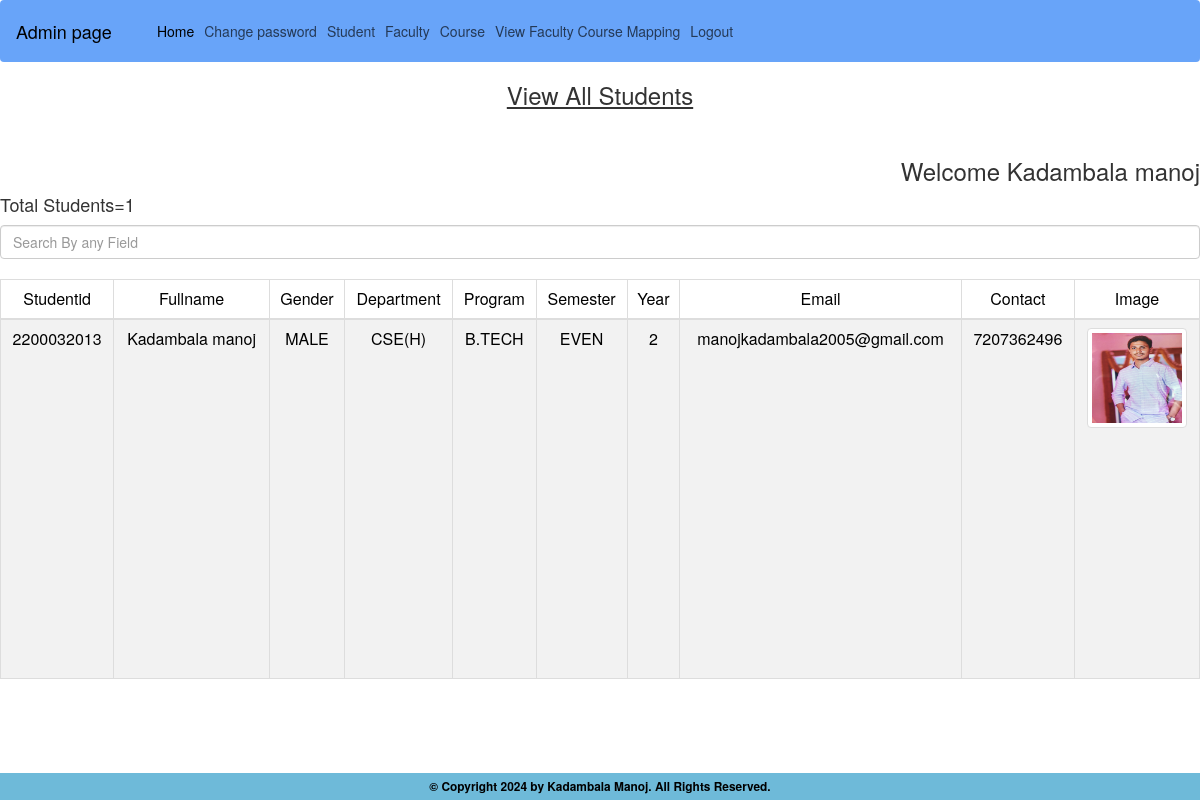
Page /ad/viewstudent/ (signed in) on the committed database.
### adminapp/models.py (models this page shows, shortened)
class Student(models.Model):
    id=models.AutoField(primary_key=True)
    studentid=models.BigIntegerField(blank=False,unique=True)
    fullname=models.CharField(max_length=100,blank=False)
    gender_choices = (("MALE", "MALE"), ("FEMALE", "FEMALE"),("OTHERS", "OTHERS"))
    gender=models.CharField(max_length=50,blank=False,choices=gender_choices)
    department_choices=(("CSE(R)","CSE(REGULAR)"),("CSE(H)","CSE(HONORS)"),("CSIT","CS&IT"),("MECH","MECHANICAL"),("civil","CIVIL"),("ECE","ECE"),("OTHERS","OTHERS"))
    department=models.CharField(max_length=50,blank=False,choices=department_choices)
    program_choices = (("B.TECH", "B.TECH"), ("M.TECH", "M.TECH"))
    program=models.CharField(max_length=50,blank=False,choices=program_choices)
    sem_choices = (("ODD", "ODD"), ("EVEN", "EVEN"))
    semester=models.CharField(max_length=10,blank=False,choices=sem_choices)
    year=models.IntegerField(blank=False)
    password=models.CharField(max_length=100,blank=False,default="klu123")
    email=models.CharField(max_length=100,blank=False,unique=True)
    contact=models.CharField(max_length=20,blank=False,unique=True)
    image = models.ImageField(upload_to='static/media/review_images/', null=True, blank=True)
    class Meta:
        db_table="student_table"

### adminapp/views.py (the view)
# urls.py: path('viewstudent/', views.viewstudent, name='viewstudent'),
def viewstudent(request):
    auname=request.session["auname"]
    student = Student.objects.all()
    count=Student.objects.count()
    return render(request,"viewstudent.html",{"studentdata":student,"count":count,"adminuname":auname})

### templates/viewstudent.html (shortened to what this page needs)
{% extends 'adminhome.html' %}
{% block 'body' %}
    <h3 align="center"><u> View All Students</u> </h3> <br>
<h3 align="right"> Welcome {{adminuname}}</h3>
<h4>
       Total Students={{count}}
</h4>
    <input class="form-control" id="myInput" type="text" placeholder="Search By any Field"><br>
    <table align="center" border="2" width="50%" height="50%" class="table table-bordered table-striped">
        <thead>
            <tr style="background-color: #7fffd4;" align="center">
                <td>Studentid</td>
                <td>Fullname</td>
                <td>Gender</td>
                <td>Department</td>
                <td>Program</td>
                <td>Semester</td>
                <td>Year</td>
                <td>Email</td>
                <td>Contact</td>
                 <td>Image</td>
            </tr>
        </thead>
        <tbody id="myTable">
            {% for student in studentdata %}
            <tr align="center">
                <td>{{ student.studentid }}</td>
                <td>{{ student.fullname }}</td>
                <td>{{ student.gender }}</td>
                <td>{{ student.department }}</td>
                <td>{{ student.program }}</td>
                <td>{{ student.semester }}</td>
                <td>{{ student.year }}</td>
                <td>{{ student.email }}</td>
                <td>{{ student.contact }}</td>
                <td>
    {% if student.image %}
        <img src="{{ student.image.url }}" alt="Student Image" class="img-thumbnail" style="width: 100px; height: 100px;">
    {% else %}
        No Image Available
    {% endif %}
</td>
            </tr>
            {% endfor %}
        </tbody>
    </table>
{% endblock %}

### rows in the picture
Student: fullname "Kadambala manoj", studentid "2200032013", gender "MALE", department "CSE(H)", program "B.TECH", semester "EVEN", year "2", email "manojkadambala2005@gmail.com", contact "7207362496", image (picture)

### other values in the picture
{{ count }} "1"
